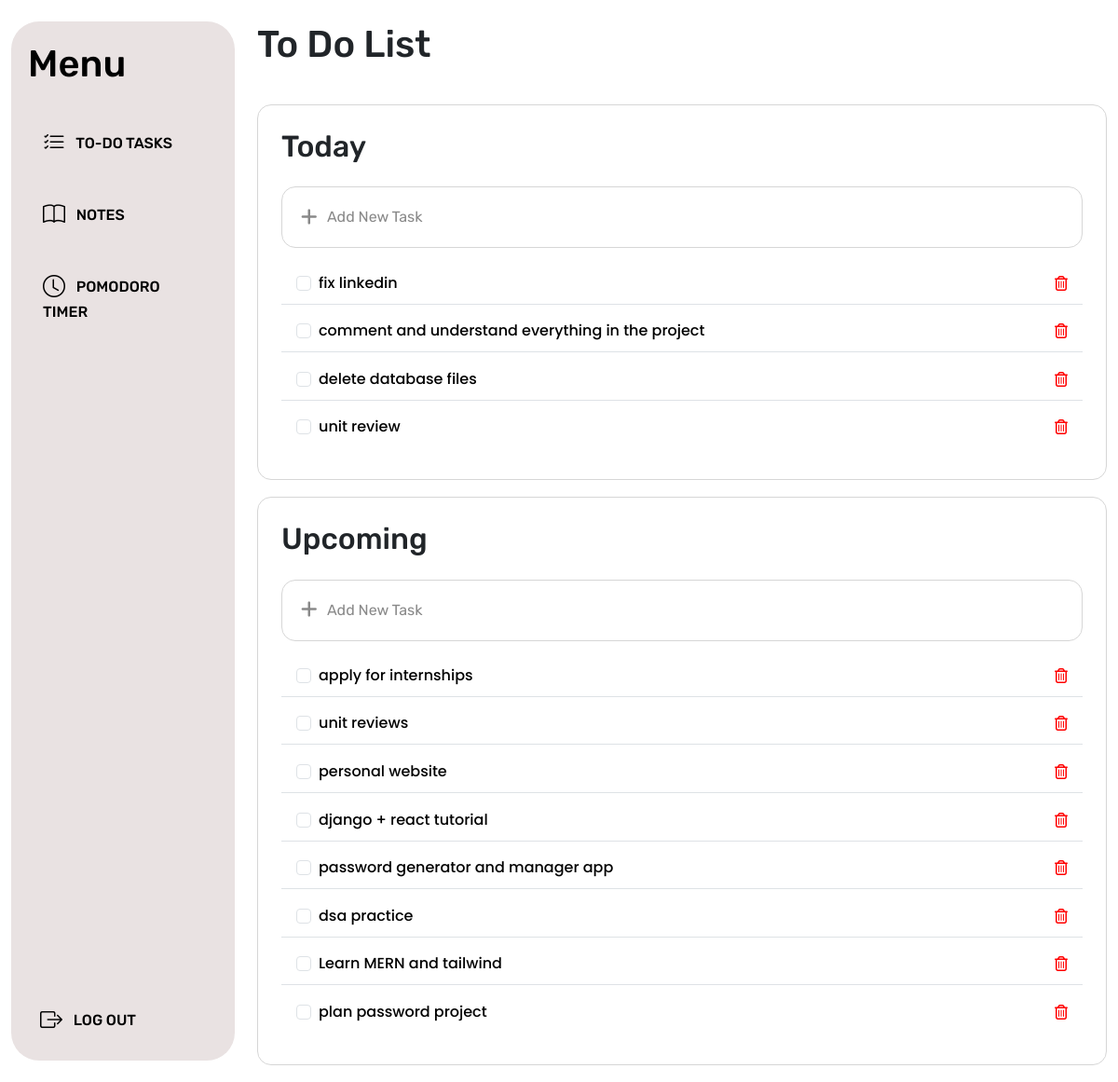
The app's page /todo/ (signed in), older data.
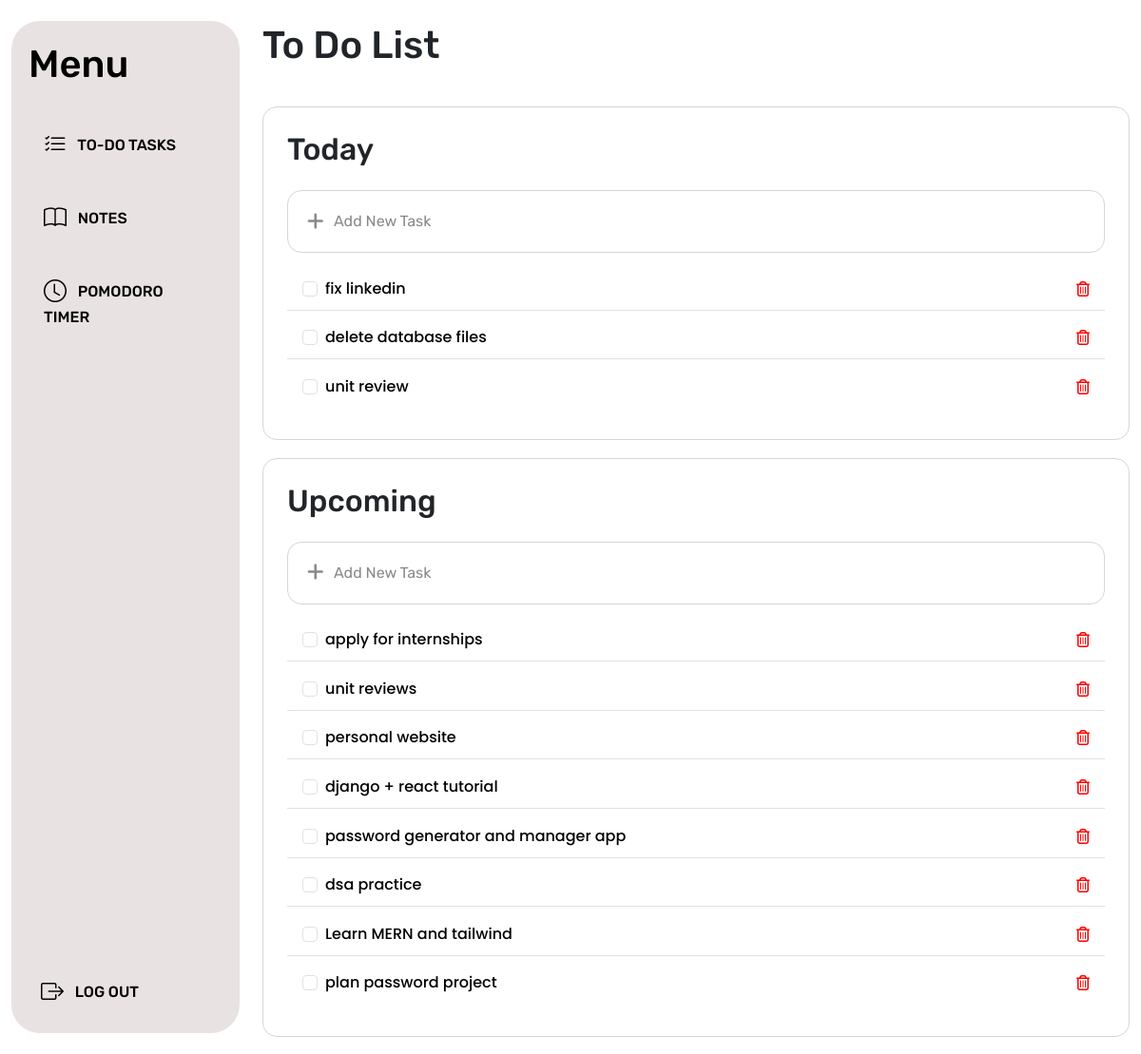
The same page, newer data.
### main/models.py (models this page shows, shortened)
class ToDoList(models.Model):
    TASK_TYPES = (
        ('today', 'Today'),
        ('upcoming', 'Upcoming'),
    )
    task = models.CharField(max_length=200)
    is_completed = models.BooleanField(default=False)
    user = models.ForeignKey(User, on_delete=models.CASCADE, related_name="todolist", null=True) # Unique users have different todo lists
    task_type = models.CharField(max_length=10, choices=TASK_TYPES, default='today')

### main/views.py (the view, shortened to what this page needs)
# urls.py: path('todo/', views.todo, name='todo'),
def todo(request):
    today_tasks = ToDoList.objects.filter(task_type='today',user = request.user)
    upcoming_tasks = ToDoList.objects.filter(task_type='upcoming',user = request.user)
    context = {'today': today_tasks, 'upcoming':upcoming_tasks}
    return render(request, 'main/todo.html',context)

### main/templates/main/todo.html (shortened to what this page needs)
{%extends 'main/base.html'%}
{%load static%}
{%block content%}
<body id="todos">
    <h1 class="header">To Do List</h1>
    <div class="container-outline" style="font-weight:500; margin-bottom: 2%;">
        <h2 class="title-styles">Today</h2>
        <div id="buttonContainer1" style="margin-bottom:2%;">
            <button type="button" class="btn btn-lg outline w-100 fs-6 mt-3"
              style="color: #898989; font-family: 'Rubik', sans-serif; font-weight: 400; text-align: left;padding: 20px;"
              onclick="replaceWithForm('buttonContainer1', 'formContainer1')">
              <i class="fa-solid fa-plus fa-lg" style="margin-right: 7px;"></i> Add New Task
            </button>
          </div>
        <form method="POST">
            <div class="row">
                <div class="col">
                    <div class="list-group list-group-flush">
                        {% for t in today %}
                            <div class="list-group-item d-flex justify-content-between align-items-center" style="color:black; margin-bottom:1%;">
                                <div class="form-check">
                                    <input class="form-check-input" type="checkbox" id="task{{ forloop.counter }}" onchange="toggleTask(this,1)">
                                    <label class="form-check-label" for="task{{ forloop.counter }}">
                                        <span id="taskText{{ forloop.counter }}" style="font-family: 'Poppins', san-serif; font-weight:500">{{ t.task }}</span>
                                    </label>
                                </div>
                                <a href="{% url 'delete_task' t.id %}" title="Delete">
                                    <i class="far fa-trash-alt"></i>
                                </a>
                            </div>
                        {% endfor %}
                    </div>
                </div>
            </div>
        </form>
      </div>
    <div class="container-outline"  style="font-weight:500; margin-bottom: 2%;">
        <h2 class="title-styles">Upcoming</h2>
            <div id="buttonContainer2"  style="margin-bottom:2%;">
                <button type="button" class="btn btn-lg outline w-100 fs-6 mt-3"
                    style="color: #898989; font-family: 'Rubik', sans-serif; font-weight: 400; text-align: left;padding: 20px;"
                    onclick="replaceWithForm('buttonContainer2', 'formContainer2', 'taskInput2')">
                    <i class="fa-solid fa-plus fa-lg" style="margin-right: 7px;"></i> Add New Task
                </button>
            </div>
            <form method="POST">
                <div class="row">
                    <div class="col">
                        <div class="list-group list-group-flush">
                            {% for u in upcoming %}
                                <div class="list-group-item d-flex justify-content-between align-items-center" style="color:black; margin-bottom:1%;">
                                        <div class="form-check">
                                                <input class="form-check-input" type="checkbox" id="task{{ forloop.counter }}" onchange="toggleTask(this,2)">
                                                <label class="form-check-label" for="task{{ forloop.counter }}">
                                                    <span name ="Item" id="taskText2{{ forloop.counter }}" style="font-family: 'Poppins', san-serif; font-weight:500">{{ u.task }}</span>
                                                </label>
                                            </div>
                                            <a href="{% url 'delete_task' u.id %}" title="Delete">
                                                <i class="far fa-trash-alt"></i>
                                            </a>
                                        </div>
                            {% endfor %}
                        </div>
                    </div>
                </div>
            </form>
        </div>
    </div>
</body>
{%endblock%}

Row changes from the older to the newer data that the page shows:
removed ToDoList: task "comment and understand everything in the project", shown under "Today"
